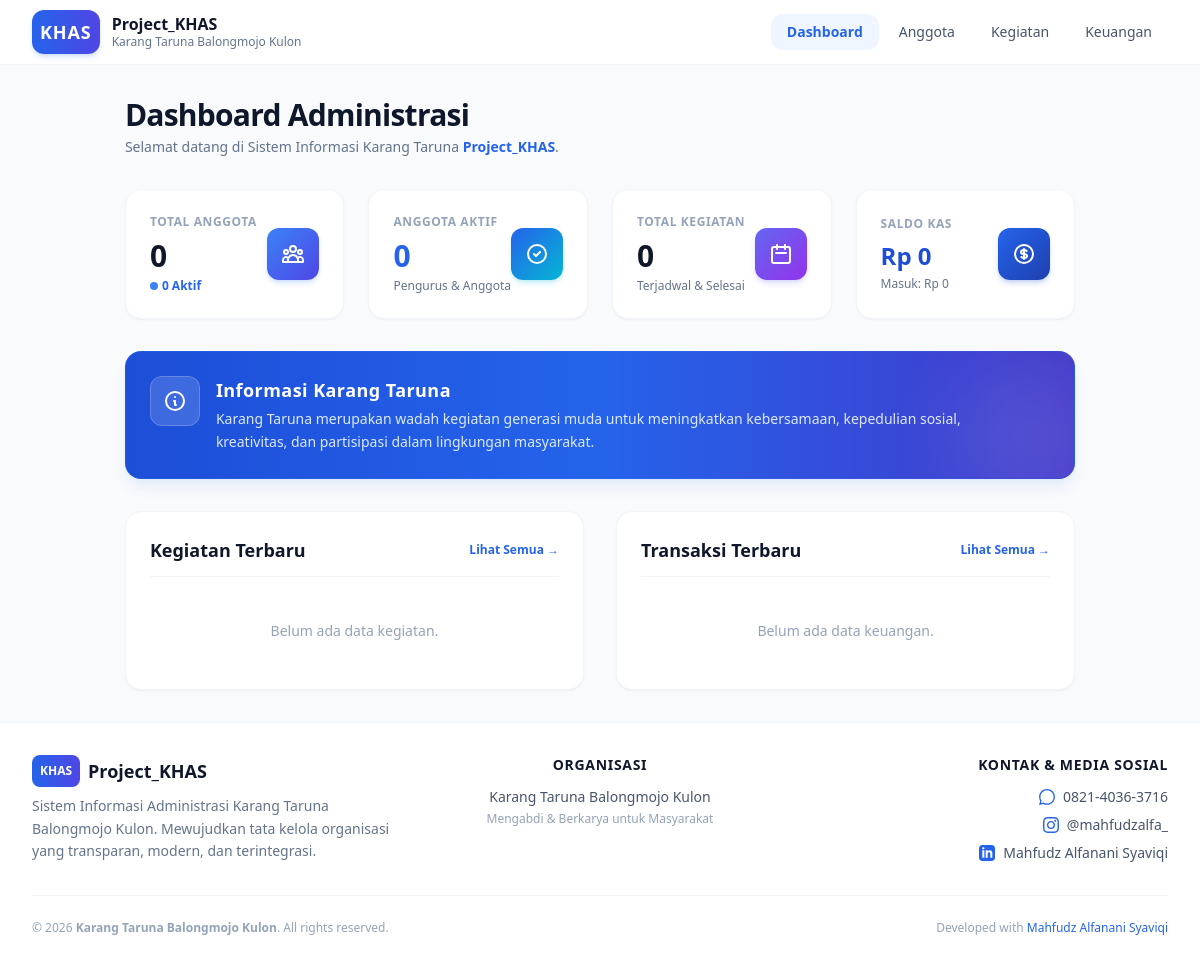
The app's page /, older data.
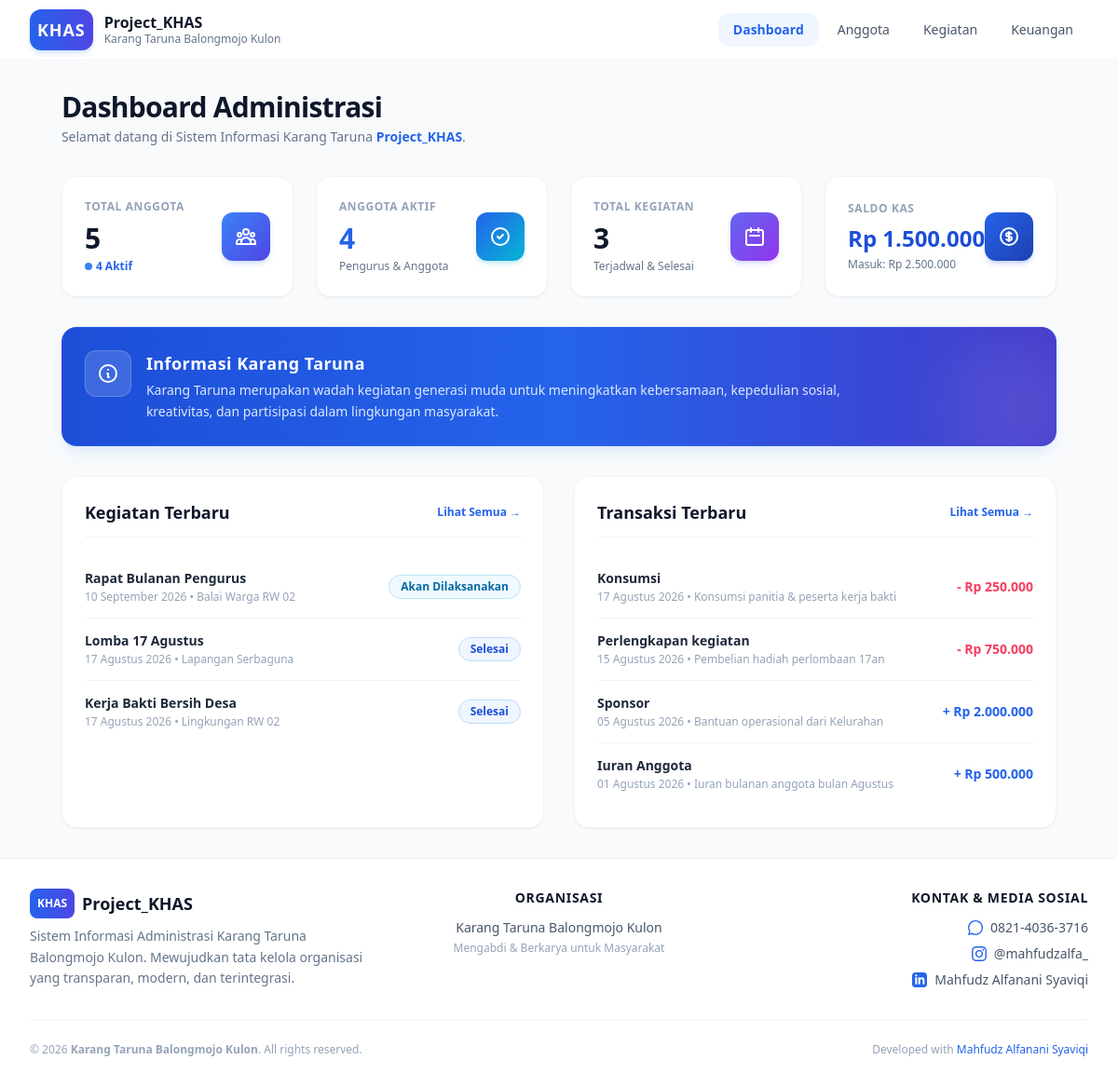
The same page, newer data.
### tables this page shows
CREATE TABLE IF NOT EXISTS `kegiatan` (
  `id` INT AUTO_INCREMENT PRIMARY KEY,
  `nama_kegiatan` VARCHAR(150) NOT NULL,
  `tanggal` DATE NOT NULL,
  `waktu` TIME NOT NULL,
  `lokasi` VARCHAR(150) NOT NULL,
  `penanggung_jawab` VARCHAR(100) NOT NULL,
  `deskripsi` TEXT NULL,
  `status` ENUM('Rencana', 'Akan Dilaksanakan', 'Selesai', 'Dibatalkan') NOT NULL DEFAULT 'Rencana',
  `created_at` TIMESTAMP DEFAULT CURRENT_TIMESTAMP,
  `updated_at` TIMESTAMP DEFAULT CURRENT_TIMESTAMP ON UPDATE CURRENT_TIMESTAMP
);

CREATE TABLE IF NOT EXISTS `keuangan` (
  `id` INT AUTO_INCREMENT PRIMARY KEY,
  `tanggal` DATE NOT NULL,
  `jenis` ENUM('Pemasukan', 'Pengeluaran') NOT NULL,
  `kategori` VARCHAR(50) NOT NULL,
  `keterangan` TEXT NOT NULL,
  `nominal` DECIMAL(12,2) NOT NULL DEFAULT 0.00,
  `created_at` TIMESTAMP DEFAULT CURRENT_TIMESTAMP,
  `updated_at` TIMESTAMP DEFAULT CURRENT_TIMESTAMP ON UPDATE CURRENT_TIMESTAMP
);

### config/database.php (called while the page is built, shortened)
<?php
function base_url($path = '')
{
  return 'http://localhost/Project_Khas/' . ltrim($path, '/');
}
function format_rupiah($angka)
{
  return 'Rp ' . number_format($angka, 0, ',', '.');
}
function format_tanggal($tanggal)
{
  $bulan = [
    1 => 'Januari',
    'Februari',
    'Maret',
    'April',
    'Mei',
    'Juni',
    'Juli',
    'Agustus',
    'September',
    'Oktober',
    'November',
    'Desember'
  ];
  $split = explode('-', $tanggal);
  return $split[2] . ' ' . $bulan[(int)$split[1]] . ' ' . $split[0];
}

### index.php (the view, shortened to what the changed rows need)
<?php
require_once __DIR__ . '/config/database.php';
$total_anggota = $pdo->query("SELECT COUNT(*) FROM anggota")->fetchColumn();
$anggota_aktif = $pdo->query("SELECT COUNT(*) FROM anggota WHERE status = 'Aktif'")->fetchColumn();
$total_kegiatan = $pdo->query("SELECT COUNT(*) FROM kegiatan")->fetchColumn();
$total_pemasukan = $pdo->query("SELECT SUM(nominal) FROM keuangan WHERE jenis = 'Pemasukan'")->fetchColumn() ?: 0;
$total_pengeluaran = $pdo->query("SELECT SUM(nominal) FROM keuangan WHERE jenis = 'Pengeluaran'")->fetchColumn() ?: 0;
$saldo_kas = $total_pemasukan - $total_pengeluaran;
$kegiatan_terbaru = $pdo->query("SELECT * FROM kegiatan ORDER BY tanggal DESC, waktu DESC LIMIT 4")->fetchAll();
$transaksi_terbaru = $pdo->query("SELECT * FROM keuangan ORDER BY tanggal DESC, id DESC LIMIT 4")->fetchAll();
require_once __DIR__ . '/includes/header.php';
require_once __DIR__ . '/includes/navbar.php';
?>
<main class="max-w-7xl mx-auto px-4 sm:px-6 lg:px-8 py-8 flex-grow bg-slate-50 dark:bg-slate-900 transition-colors duration-200">
  <div class="mb-8 flex flex-col md:flex-row md:items-center md:justify-between gap-4">
    <div>
      <h1 class="text-3xl font-extrabold text-slate-900 dark:text-white tracking-tight">Dashboard Administrasi</h1>
    </div>
  </div>
  <div class="grid grid-cols-1 sm:grid-cols-2 lg:grid-cols-4 gap-6 mb-8">
    <div class="bg-white dark:bg-slate-800 rounded-2xl shadow-sm hover:shadow-md border border-slate-100 dark:border-slate-700/60 p-6 transition-all duration-200 flex items-center justify-between">
      <div>
        <p class="text-xs font-bold text-slate-400 dark:text-slate-400 uppercase tracking-wider">Total Anggota</p>
        <p class="text-3xl font-extrabold text-slate-900 dark:text-white mt-2"><?= $total_anggota ?></p>
        <p class="text-xs text-blue-600 dark:text-blue-400 font-semibold mt-1 flex items-center gap-1">
          <span class="w-2 h-2 rounded-full bg-blue-500 inline-block"></span>
          <?= $anggota_aktif ?> Aktif
        </p>
      </div>
    </div>
    <div class="bg-white dark:bg-slate-800 rounded-2xl shadow-sm hover:shadow-md border border-slate-100 dark:border-slate-700/60 p-6 transition-all duration-200 flex items-center justify-between">
      <div>
        <p class="text-xs font-bold text-slate-400 dark:text-slate-400 uppercase tracking-wider">Anggota Aktif</p>
        <p class="text-3xl font-extrabold text-blue-600 dark:text-blue-400 mt-2"><?= $anggota_aktif ?></p>
        <p class="text-xs text-slate-500 dark:text-slate-400 mt-1">Pengurus & Anggota</p>
      </div>
    </div>
    <div class="bg-white dark:bg-slate-800 rounded-2xl shadow-sm hover:shadow-md border border-slate-100 dark:border-slate-700/60 p-6 transition-all duration-200 flex items-center justify-between">
      <div>
        <p class="text-xs font-bold text-slate-400 dark:text-slate-400 uppercase tracking-wider">Total Kegiatan</p>
        <p class="text-3xl font-extrabold text-slate-900 dark:text-white mt-2"><?= $total_kegiatan ?></p>
        <p class="text-xs text-slate-500 dark:text-slate-400 mt-1">Terjadwal & Selesai</p>
      </div>
    </div>
    <div class="bg-white dark:bg-slate-800 rounded-2xl shadow-sm hover:shadow-md border border-slate-100 dark:border-slate-700/60 p-6 transition-all duration-200 flex items-center justify-between">
      <div>
        <p class="text-xs font-bold text-slate-400 dark:text-slate-400 uppercase tracking-wider">Saldo Kas</p>
        <p class="text-2xl font-black text-blue-700 dark:text-blue-300 mt-2"><?= format_rupiah($saldo_kas) ?></p>
        <p class="text-xs text-slate-500 dark:text-slate-400 mt-1">Masuk: <?= format_rupiah($total_pemasukan) ?></p>
      </div>
    </div>
  </div>
  <div class="grid grid-cols-1 lg:grid-cols-2 gap-8">
    <div class="bg-white dark:bg-slate-800 rounded-2xl shadow-sm border border-slate-100 dark:border-slate-700/60 p-6">
      <div class="flex justify-between items-center mb-5 pb-3 border-b border-slate-100 dark:border-slate-700/60">
        <h2 class="text-lg font-bold text-slate-900 dark:text-white">Kegiatan Terbaru</h2>
        <a href="<?= base_url('kegiatan/index.php') ?>" class="text-xs text-blue-600 dark:text-blue-400 hover:text-blue-700 font-semibold transition-colors">Lihat Semua &rarr;</a>
      </div>
      <?php if (empty($kegiatan_terbaru)): ?>
        <p class="text-sm text-slate-400 py-6 text-center">Belum ada data kegiatan.</p>
      <?php else: ?>
        <div class="divide-y divide-slate-100 dark:divide-slate-700/50">
          <?php foreach ($kegiatan_terbaru as $k): ?>
            <div class="py-3.5 flex justify-between items-center gap-4">
              <div>
                <h4 class="font-semibold text-slate-800 dark:text-slate-200 text-sm"><?= htmlspecialchars($k['nama_kegiatan']) ?></h4>
                <p class="text-xs text-slate-400 dark:text-slate-500 mt-0.5"><?= format_tanggal($k['tanggal']) ?> &bull; <?= htmlspecialchars($k['lokasi']) ?></p>
              </div>
              <span class="px-3 py-1 text-xs rounded-full font-semibold flex-shrink-0
                <?= $k['status'] === 'Selesai' ? 'bg-blue-50 text-blue-700 dark:bg-blue-900/40 dark:text-blue-300 border border-blue-200 dark:border-blue-800' : ($k['status'] === 'Akan Dilaksanakan' ? 'bg-sky-50 text-sky-700 dark:bg-sky-900/40 dark:text-sky-300 border border-sky-200 dark:border-sky-800' : 'bg-slate-100 text-slate-600 dark:bg-slate-700 dark:text-slate-300') ?>">
                <?= $k['status'] ?>
              </span>
            </div>
          <?php endforeach; ?>
        </div>
      <?php endif; ?>
    </div>
    <div class="bg-white dark:bg-slate-800 rounded-2xl shadow-sm border border-slate-100 dark:border-slate-700/60 p-6">
      <div class="flex justify-between items-center mb-5 pb-3 border-b border-slate-100 dark:border-slate-700/60">
        <h2 class="text-lg font-bold text-slate-900 dark:text-white">Transaksi Terbaru</h2>
        <a href="<?= base_url('keuangan/index.php') ?>" class="text-xs text-blue-600 dark:text-blue-400 hover:text-blue-700 font-semibold transition-colors">Lihat Semua &rarr;</a>
      </div>
      <?php if (empty($transaksi_terbaru)): ?>
        <p class="text-sm text-slate-400 py-6 text-center">Belum ada data keuangan.</p>
      <?php else: ?>
        <div class="divide-y divide-slate-100 dark:divide-slate-700/50">
          <?php foreach ($transaksi_terbaru as $t): ?>
            <div class="py-3.5 flex justify-between items-center gap-4">
              <div>
                <h4 class="font-semibold text-slate-800 dark:text-slate-200 text-sm"><?= htmlspecialchars($t['kategori']) ?></h4>
                <p class="text-xs text-slate-400 dark:text-slate-500 mt-0.5"><?= format_tanggal($t['tanggal']) ?> &bull; <?= htmlspecialchars($t['keterangan']) ?></p>
              </div>
              <span class="text-sm font-bold flex-shrink-0 <?= $t['jenis'] === 'Pemasukan' ? 'text-blue-600 dark:text-blue-400' : 'text-rose-500 dark:text-rose-400' ?>">
                <?= $t['jenis'] === 'Pemasukan' ? '+' : '-' ?> <?= format_rupiah($t['nominal']) ?>
              </span>
            </div>
          <?php endforeach; ?>
        </div>
      <?php endif; ?>
    </div>
  </div>
</main>
<?php require_once __DIR__ . '/includes/footer.php'; ?>

### includes/navbar.php (shortened to what the changed rows need)
<header class="bg-white/90 dark:bg-slate-900/90 backdrop-blur-md border-b border-slate-100 dark:border-slate-800 text-slate-800 dark:text-slate-100 sticky top-0 z-40 transition-colors duration-200">
  <div class="max-w-7xl mx-auto px-4 sm:px-6 lg:px-8">
    <div class="flex items-center justify-between h-16">
      <nav class="hidden md:flex space-x-1">
        <?php
        $current_uri = $_SERVER['REQUEST_URI'];
        $nav_items = [
          'Dashboard' => 'index.php',
          'Anggota'   => 'anggota/index.php',
          'Kegiatan'  => 'kegiatan/index.php',
          'Keuangan'  => 'keuangan/index.php',
        ];
        foreach ($nav_items as $name => $link):
          $full_link = base_url($link);
          $is_active = false;
          if ($link === 'index.php') {
            $is_active = (basename($current_uri) === 'index.php' || basename($current_uri) === 'Project_Khas' || basename($current_uri) === '');
          } else {
            $folder_name = explode('/', $link)[0];
            $is_active = (strpos($current_uri, '/' . $folder_name . '/') !== false);
          }
          $active_class = $is_active
            ? 'bg-blue-50 dark:bg-blue-900/40 text-blue-600 dark:text-blue-400 font-semibold'
            : 'text-slate-600 dark:text-slate-300 hover:bg-slate-100 dark:hover:bg-slate-800 hover:text-slate-900 dark:hover:text-white font-medium';
        ?>
          <a href="<?= $full_link ?>" class="px-4 py-2 rounded-xl text-sm transition-all duration-150 <?= $active_class ?>">
            <?= $name ?>
          </a>
        <?php endforeach; ?>
      </nav>
    </div>
  </div>
</header>

Row changes from the older to the newer data that the page shows:
added kegiatan: nama_kegiatan "Rapat Bulanan Pengurus", tanggal "10 September 2026", lokasi "Balai Warga RW 02", status "Akan Dilaksanakan"
added kegiatan: nama_kegiatan "Lomba 17 Agustus", tanggal "17 Agustus 2026", lokasi "Lapangan Serbaguna", status "Selesai"
added kegiatan: nama_kegiatan "Kerja Bakti Bersih Desa", tanggal "17 Agustus 2026", lokasi "Lingkungan RW 02", status "Selesai"
added keuangan: kategori "Konsumsi", tanggal "17 Agustus 2026", keterangan "Konsumsi panitia & peserta kerja bakti", nominal "Rp 250.000", jenis "Pengeluaran" (drawn)
added keuangan: kategori "Perlengkapan kegiatan", tanggal "15 Agustus 2026", keterangan "Pembelian hadiah perlombaan 17an", nominal "Rp 750.000", jenis "Pengeluaran" (drawn)
added keuangan: kategori "Sponsor", tanggal "05 Agustus 2026", keterangan "Bantuan operasional dari Kelurahan", nominal "Rp 2.000.000", jenis "Pemasukan" (drawn)
added keuangan: kategori "Iuran Anggota", tanggal "01 Agustus 2026", keterangan "Iuran bulanan anggota bulan Agustus", nominal "Rp 500.000", jenis "Pemasukan" (drawn)
Text that changed along with them:
$total_anggota: "0" → "5"
$anggota_aktif: "0" → "4"
$total_kegiatan: "0" → "3"
format_rupiah($saldo_kas): "Rp 0" → "Rp 1.500.000"
format_rupiah($total_pemasukan): "Rp 0" → "Rp 2.500.000"
text no longer shown: "Belum ada data kegiatan. Belum ada data keuangan."
